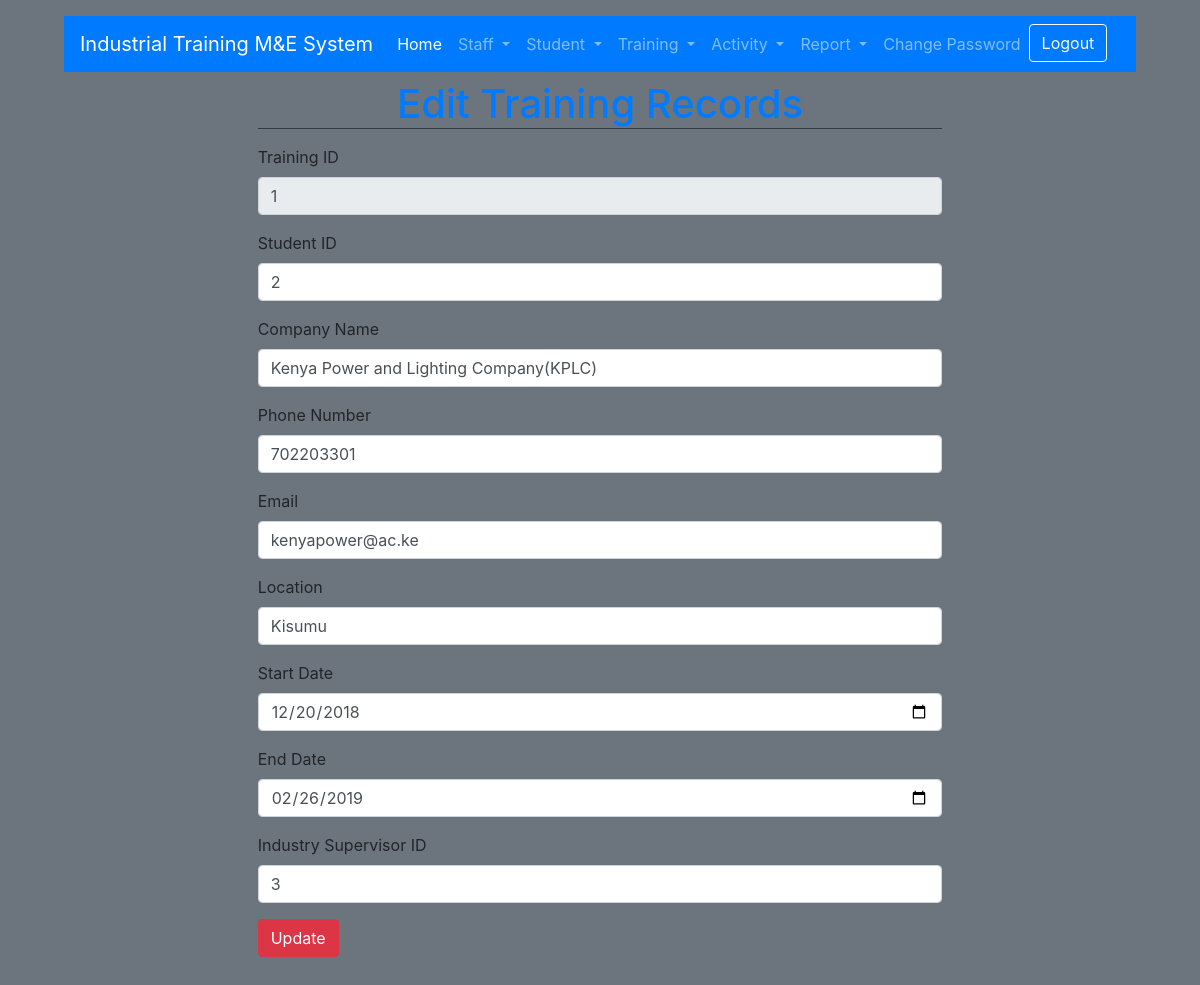
The page /SchoolSupervisor/Training/update.php?id=1 on the database its author committed.
### tables this page shows
CREATE TABLE `industry` (
  `id` int(11) NOT NULL,
  `student` int(11) NOT NULL,
  `type` enum('Attachment','Internship','','') NOT NULL DEFAULT 'Attachment',
  `company` varchar(255) NOT NULL,
  `location` varchar(255) NOT NULL,
  `email` varchar(255) DEFAULT NULL,
  `phone_number` int(11) DEFAULT NULL,
  `startdate` date DEFAULT NULL,
  `enddate` date DEFAULT NULL,
  `industrysupervisor` int(11) DEFAULT NULL,
  `schoolsupervisor` int(11) NOT NULL,
  `posted` timestamp NOT NULL DEFAULT CURRENT_TIMESTAMP
);

### SchoolSupervisor/Training/update.php (the view, shortened to what this page needs)
<?php
  $filePath='../../connection.php';
  if(!file_exists($filePath)){
    echo 'Connection File not found';
  }else{
      if($_SERVER['REQUEST_METHOD']=='GET'){
                    if(isset($_GET['id'])){
                        $id=$_GET['id'];
                        $slct="SELECT * FROM industry WHERE id='".$id."'";
                        $result=$conn->query($slct) or die($conn->error);
                        if($result->num_rows > 0){
                            $row=$result->fetch_assoc();
                        }
                    }
      }
  }
?>
<doctype html>
<html lang="en">
  <head>
    <link rel="stylesheet" href="../../css/bootstrap.min.css">
  </head>
  <body>
    <div class="container-fluid bg-secondary p-3">
<?php include "../navbar.php"; ?>
     <div class="row justify-content-center mx-5 pb-2" >
              <form class="form col-8" action="" method="post">
                <div class="form-group text-center ">
                      <h1 class="text-primary border-bottom border-dark"> Edit Training Records</h1>
                  </div>
                   <div class="form-group  ">
                      <label >Training ID</label>
                      <input class="form-control" type="text"  name="id" value="<?php echo $row['id']; ?>" readonly>
                  </div>
                   <div class="form-group  ">
                      <label >Student ID</label>
                      <input class="form-control" type="text"  name="student" value="<?php echo $row['student']; ?>"required>
                  </div>
                  <div class="form-group  ">
                      <label >Company Name</label>
                      <input class="form-control" type="text" value="<?php echo $row['company']; ?>" name="company" required>
                  </div>
                  <div class="form-group  ">
                      <label >Phone Number</label>
                    <input class="form-control" type="number" value="<?php echo $row['phone_number']; ?>" name="phonenumber" required>
                  </div>
                  <div class="form-group  ">
                      <label >Email</label>
                      <input class="form-control" type="email" value="<?php echo $row['email']; ?>" name="email" required>
                  </div>
                   <div class="form-group  ">
                      <label >Location</label>
                      <input class="form-control" type="text" value="<?php echo $row['location']; ?>" name="location" required>
                  </div>
                   <div class="form-group  ">
                      <label >Start Date</label>
                      <input class="form-control" type="date" value="<?php echo $row['startdate']; ?>" name="Start" required>
                  </div>
                   <div class="form-group  ">
                      <label >End Date</label>
                      <input class="form-control" type="date" value="<?php echo $row['enddate']; ?>" name="End" required>
                  </div>
                  <div class="form-group  ">
                      <label >Industry Supervisor ID</label>
                      <input class="form-control" type="text" value="<?php echo $row['industrysupervisor']; ?>" name="industry" required>
                  </div>
                  <div class="form-group">
                      <button class="btn btn-danger" type="submit" name="update">Update</button>
                  </div>
              </form>
    </div>
      </div>
  </body>
</html>

### rows shown on the page
industry: id "1", student "2", company "Kenya Power and Lighting Company(KPLC)", phonenumber "702203301", email "kenyapower@ac.ke", location "Kisumu", Start "12/20/2018", End "02/26/2019", industry "3"
